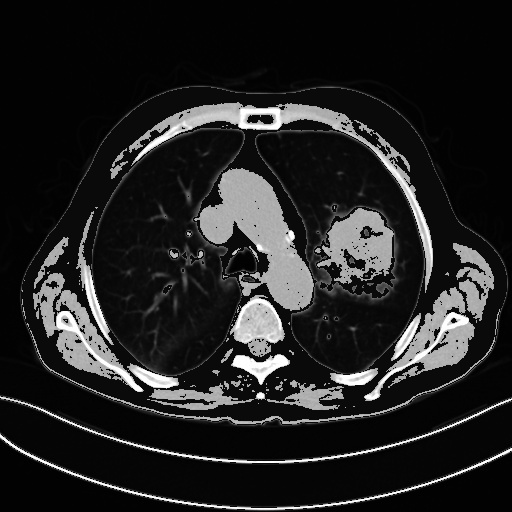
#> input picture output_piecewise.jpg, 512 x 512 px
$ python gray_level_slicing.py
#> lines starting #> are read from the running program, lines starting #| are printed output that depends on the picture; after the words box and inside, x2 and y2 are one past the last pixel; in counts of white or black regions, pixels touching at a corner belong together
import cv2
import matplotlib.pyplot as plt
import numpy as np

image=cv2.imread('output_piecewise.jpg',0)
#> image is the input picture: shape (512, 512); min 0, max 255, mean 34.8
x,y=image.shape
#> x = 512; y = 512
z=np.zeros((x,y))
for i in range(0,x):
    for j in range(0,y):
        if(image[i][j]>50 and image[i][j]<150):
            z[i][j]=255
        else:
            z[i][j]=0
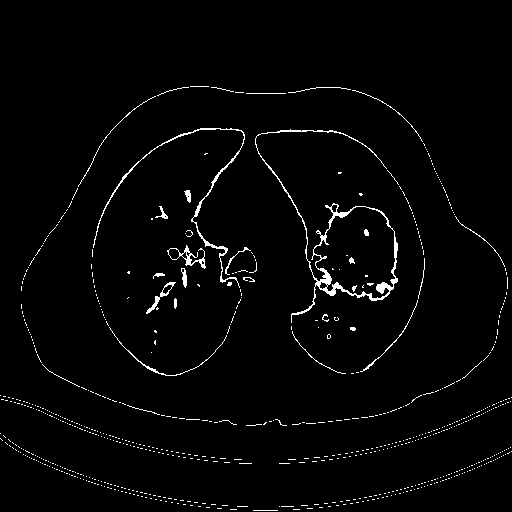
#> z: shape (512, 512) float64; 2.3% white in thin lines or dots, all inside (x1, y1, x2, y2) = (0, 86, 512, 511)
equ=np.hstack((image,z))
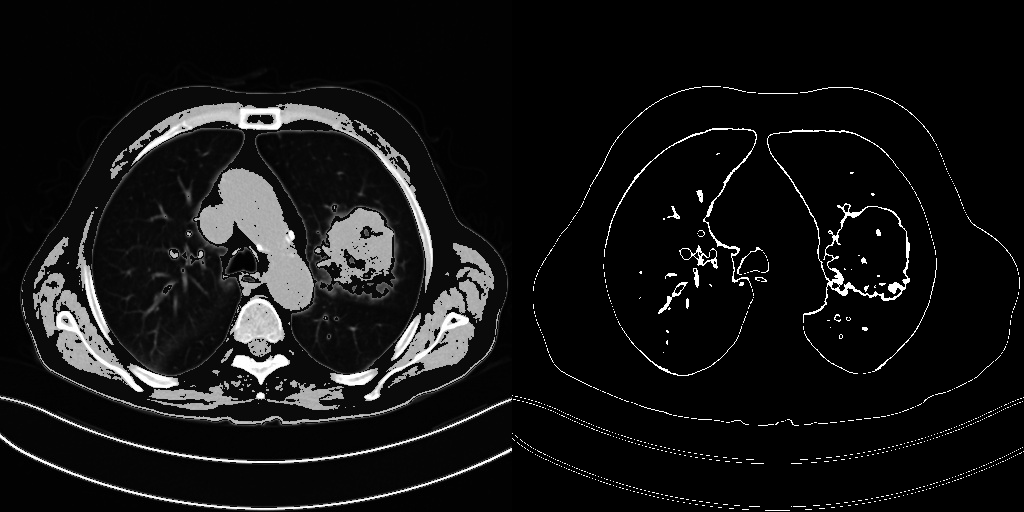
#> equ: shape (512, 1024) float64; min 0, max 255, mean 20.3
plt.title('Original\Graylevel slicing w/o background')
plt.imshow(equ,'gray')
plt.show()
